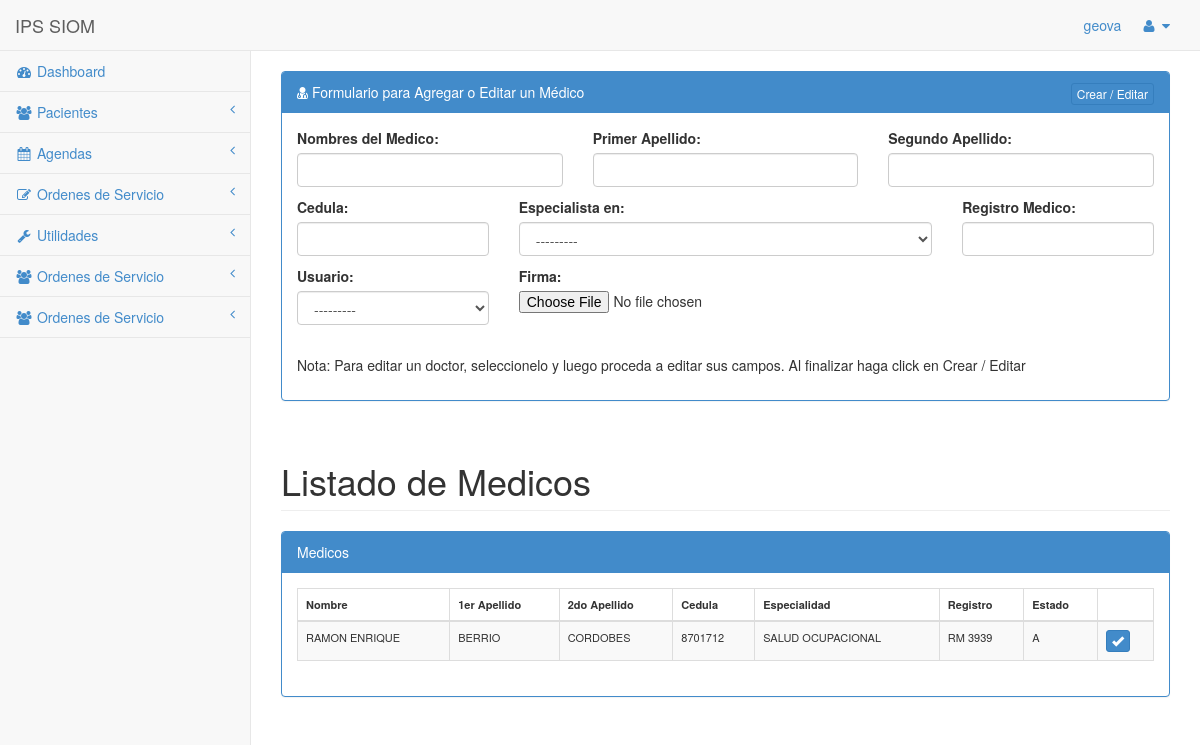
The page /medicos/ (signed in) on the database its author committed.
### mysite/apps/datos/models.py (models this page shows, shortened)
class medico(models.Model):
	opciones = (
		('A', 'Activo'),
 		('I', 'Inactivo'),
    )
	nombre		= models.CharField(max_length=30,verbose_name=u'Nombres Medico')
	papellido	= models.CharField(max_length=30,verbose_name=u'Primer Apellido')
	sapellido	= models.CharField(max_length=30,verbose_name=u'Segundo Apellido')
	cedula      = models.CharField(max_length=15,unique=True,verbose_name=u'Cedula')
	estado      = models.CharField(max_length=1, choices=opciones,default='A', verbose_name=u'Estado')
	especialidad = models.ForeignKey(especialidades,verbose_name=u'Especialista en')
	registro    = models.CharField(max_length=20,verbose_name=u'Registro Medico')
	imagen 		= models.ImageField(upload_to=url,null=True,blank=True)
	usuario		= models.ForeignKey(User,null=True,blank=True)
	institucion =   models.ForeignKey(instituciones,related_name='medico_institucion',verbose_name=u'Institucion a la que pertenece')

class especialidades(models.Model):
	codigo = models.CharField(max_length=3)
	nombre = models.CharField(max_length=150)
	def __unicode__(self):
		return self.nombre

### mysite/apps/datos/views.py (the view)
# urls.py: url(r'^medicos/$','medicos_view',name='vista_medicos'),
@login_required(login_url=URL_LOGIN)
def medicos_view(request):
	if request.method == "POST":
		try:
			prod = medico.objects.get(cedula=request.POST['cedula'])
			form = addmedicoForm(request.POST,instance=prod)
			if form.is_valid():
				form.save()
		except:
			form = addmedicoForm(request.POST)
			if form.is_valid():
				form.save()
	else:
		form = addmedicoForm()
	medicos = medico.objects.all() # Select * from ventas_productos where status = True
	ctx = {'medicos':medicos,'form':form}
	return render_to_response('citas/medicos.html',ctx,context_instance=RequestContext(request))

### mysite/apps/datos/forms.py
class addmedicoForm(forms.ModelForm):
	class Meta:
		model   = medico
		exclude = {'estado',}
	def __init__(self, *args, **kwargs):
		super(addmedicoForm, self).__init__(*args, **kwargs)
		self.fields['nombre'].widget.attrs.update({'class' : 'form-control mayuscula'})
		self.fields['papellido'].widget.attrs.update({'class' : 'form-control mayuscula'})
		self.fields['sapellido'].widget.attrs.update({'class' : 'form-control mayuscula'})
		self.fields['cedula'].widget.attrs.update({'class' : 'form-control'})
		self.fields['especialidad'].widget.attrs.update({'class' : 'form-control'})
		self.fields['registro'].widget.attrs.update({'class' : 'form-control'})
		self.fields['usuario'].widget.attrs.update({'class' : 'form-control'})

### mysite/templates/citas/medicos.html (shortened to what this page needs)
{% extends 'home/base.html' %}
{%block content %}
<br>
<div class="row">
	<div class="col-lg-12">
	</div>
</div>
<div class="row">
	<div class="col-lg-12">
		<form action="." method="POST">
			<div class="panel panel-primary">
			    <div class="panel-heading">
			    	<i class="fa fa-user-md"></i> Formulario para Agregar o Editar un Médico
			    	<div class="pull-right">
			    		<button type="submit" class="btn btn-primary btn-xs">Crear / Editar</button>
			    	</div>
			    </div>
			    <div class="panel-body">
					<div class="row">
						<div class="col-lg-4"><p><label for="id_nombre">Nombres del Medico:</label> {{form.nombre}}</p></div>
						<div class="col-lg-4"><p><label for="id_papellido">Primer Apellido:</label> {{form.papellido}}</p></div>
						<div class="col-lg-4"><p><label for="id_sapellido">Segundo Apellido:</label> {{form.sapellido}}</p> </div>
					</div>
					<div class="row">
						<div class="col-lg-3"><p><label for="id_cedula">Cedula:</label> {{form.cedula}}</p></div>
						<div class="col-lg-6"><p><label for="id_especialidad">Especialista en:</label> {{form.especialidad}}</p></div>
						<div class="col-lg-3"><p><label for="id_registro">Registro Medico:</label> {{form.registro}}</p> </div>
					</div>
					<div class="row">
						<div class="col-lg-3">
							<p><label for="id_usuario">Usuario:</label>{{form.usuario}}</p>
						</div>
						<div class="col-lg-3">
							<p><label for="id_imagen">Firma:</label>{{form.imagen}}</p>
						</div>
					</div>
					<br>
					<p>Nota: Para editar un doctor, seleccionelo y luego proceda a editar sus campos. Al finalizar haga click en Crear / Editar</p>
			    </div>
			</div>
		</form>
  	</div>
</div>
<div class="row">
	<div class="col-lg-12">
	    <h1 class="page-header">Listado de Medicos</h1>
	</div>
</div>
<div class="row">
  <div class="col-lg-12">
	{% if medicos %}
		<div class="panel panel-primary">
		    <div class="panel-heading">
		        Medicos
		    </div>
		    <div class="panel-body">
		        <div class="table-responsive">
		            <table class="table table-striped table-bordered table-hover" id="dataTables-example">
			    	<thead>
				        <tr>
				          <th>Nombre</th>
				          <th>1er Apellido</th>
				          <th>2do Apellido</th>
				          <th>Cedula</th>
				          <th>Especialidad</th>
				          <th>Registro</th>
				          <th>Estado</th>
				          <th></th>
				        </tr>
			        </thead>
			        <tbody>
			    	{% for p in medicos %}
			 		<tr id="tr{{p.id}}">
						<td>{{ p.nombre}}</td>
						<td>{{ p.papellido }}</td>
						<td>{{ p.sapellido }}</td>
						<td>{{ p.cedula }}</td>
						<td>{{ p.especialidad }}</td>
						<td>{{ p.registro }}</td>
						<td>{{ p.estado }}</td>
						<td><a class="btn btn-primary btn-xs selecciona" id="{{p.id}}"><i class="glyphicon glyphicon-ok"></i></a></td>
					</tr>
					{% endfor %}
					</tbody>
		    		</table>
		    	</div>
		    </div>
		</div>
	{% else %}
	<h2>No existen Medicos</h2>
	{% endif %}
	</div>
</div>
{% endblock %}

### mysite/templates/home/base.html (shortened to what this page needs)
<!DOCTYPE html>
<html>
<head>
    <link href="/static/css/bootstrap.min.css" rel="stylesheet">
    <link href="/static/font-awesome/css/font-awesome.css" rel="stylesheet">
    <link href="/static/css/redmond/jquery-ui-1.10.4.custom.css" rel="stylesheet">
    <link href="/static/css/geova.css" rel="stylesheet">
    <link href='/static/css/fullcalendar.css' rel='stylesheet' />
    <link href='/static/css/fullcalendar.print.css' rel='stylesheet' media='print' />
    <link href="/static/css/plugins/dataTables/dataTables.bootstrap.css" rel="stylesheet">
    <link href="/static/css/plugins/dataTables/dataTables.tableTools.css" rel="stylesheet">
    <link href="/static/css/select2.css" rel="stylesheet">
    <link href="/static/css/select2-bootstrap.css" rel="stylesheet">
    <link href="/static/css/sb-admin.css" rel="stylesheet">
</head>
<body>
    <div id="wrapper">
        <nav class="navbar navbar-default navbar-fixed-top" role="navigation" style="margin-bottom: 0">
            <div class="navbar-header">
                <a class="navbar-brand" href="/">IPS SIOM</a>
            </div>
            <ul class="nav navbar-top-links navbar-right">
                <a href="#">{{user}}</a>
                <li class="dropdown">
                    <a class="dropdown-toggle" data-toggle="dropdown" href="#">
                        <i class="fa fa-user fa-fw"></i>  <i class="fa fa-caret-down"></i>
                    </a>
                </li>
            </ul>
            <div class="navbar-default navbar-static-side" role="navigation">
                <div class="sidebar-collapse">
                    <ul class="nav" id="side-menu">
                        {% if perms.home.es_administrador or perms.home.es_coordinador_plataforma or perms.home.es_coordinador_endoscopia or perms.home.es_auxiliar_plataforma or perms.home.es_auxiliar_endoscopia %}
                        <li>
                            <a href="/"><i class="fa fa-dashboard fa-fw"></i> Dashboard</a>
                        </li>
                        <li>
                            <a href="#"><i class="fa fa-users fa-fw"></i> Pacientes<span class="fa arrow"></span></a>
                        </li>
                        {% endif %}
                        {% if perms.home.es_administrador or perms.home.es_coordinador_plataforma or perms.home.es_coordinador_endoscopia or perms.home.es_auxiliar_plataforma or perms.home.es_auxiliar_endoscopia or perms.home.es_doctor %}
                        <li>
                            <a href="#"><i class="fa fa-calendar fa-fw"></i> Agendas<span class="fa arrow"></span></a>
                        </li>
                        {% endif %}
                        {% if perms.home.es_administrador or perms.home.es_coordinador_plataforma or perms.home.es_coordinador_endoscopia or perms.home.es_auxiliar_plataforma or perms.home.es_auxiliar_endoscopia %}
                        <li>
                            <a href="#"><i class="fa fa-edit fa-fw"></i> Ordenes de Servicio<span class="fa arrow"></span></a>
                        </li>
                        {% endif %}
                        {% if user.is_staff or perms.home.es_administrador %}
                        <li>
                            <a href="#"><i class="fa fa-wrench fa-fw"></i> Utilidades<span class="fa arrow"></span></a>
                        </li>
                        {% endif %}
                        {% if perms.home.es_coordinador_general %}
                            <li>
                                <a href="#"><i class="fa fa-users fa-fw"></i> Ordenes de Servicio<span class="fa arrow"></span></a>
                            </li>
                        {% endif %}
                        {% if perms.home.es_auxiliar_contabilidad %}
                            <li>
                                <a href="#"><i class="fa fa-users fa-fw"></i> Ordenes de Servicio<span class="fa arrow"></span></a>
                            </li>
                        {% endif %}
                    </ul>
                </div>
            </div>
        </nav>
        <div id="page-wrapper">
            {% block content %}
            {% endblock %}
        </div>
    </div>
</body>
</html>

### mysite/static/static/css/geova.css (style rules this page uses)
table { font-size:11px; }

### mysite/static/static/css/sb-admin.css (style rules this page uses)
body { background-color: #f8f8f8; padding-top: 100px; }
@media (min-width:768px) { body { padding-top: 50px; } }
#wrapper { width: 100%; }
#page-wrapper { padding: 0 15px; min-height: 568px; background-color: #fff; }
@media (min-width:768px) { #page-wrapper { position: inherit; margin: 0 0 0 250px; padding: 0 30px; min-height: 1300px; border-left: 1px solid #e7e7e7; } }
.navbar-static-side ul li { border-bottom: 1px solid #e7e7e7; }
.navbar-top-links li { display: inline-block; }
.navbar-top-links li:last-child { margin-right: 15px; }
.navbar-top-links li a { padding: 15px; min-height: 50px; }
.arrow { float: right; }
.fa.arrow:before { content: "\f104"; }
@media (min-width:768px) { .navbar-static-side { z-index: 1; position: absolute; width: 250px; margin-top: 51px; } }

### mysite/static/static/css/fullcalendar.print.css (style rules this page uses)
th, td, hr, thead, tbody, .fc-row { border-color: #ccc !important; background: #fff !important; }

### rows shown on the page
medico: nombre "RAMON ENRIQUE", papellido "BERRIO", sapellido "CORDOBES", cedula "8701712", especialidad "SALUD OCUPACIONAL", registro "RM 3939", estado "A"

### other values the page prints
{{ user }} "geova"
